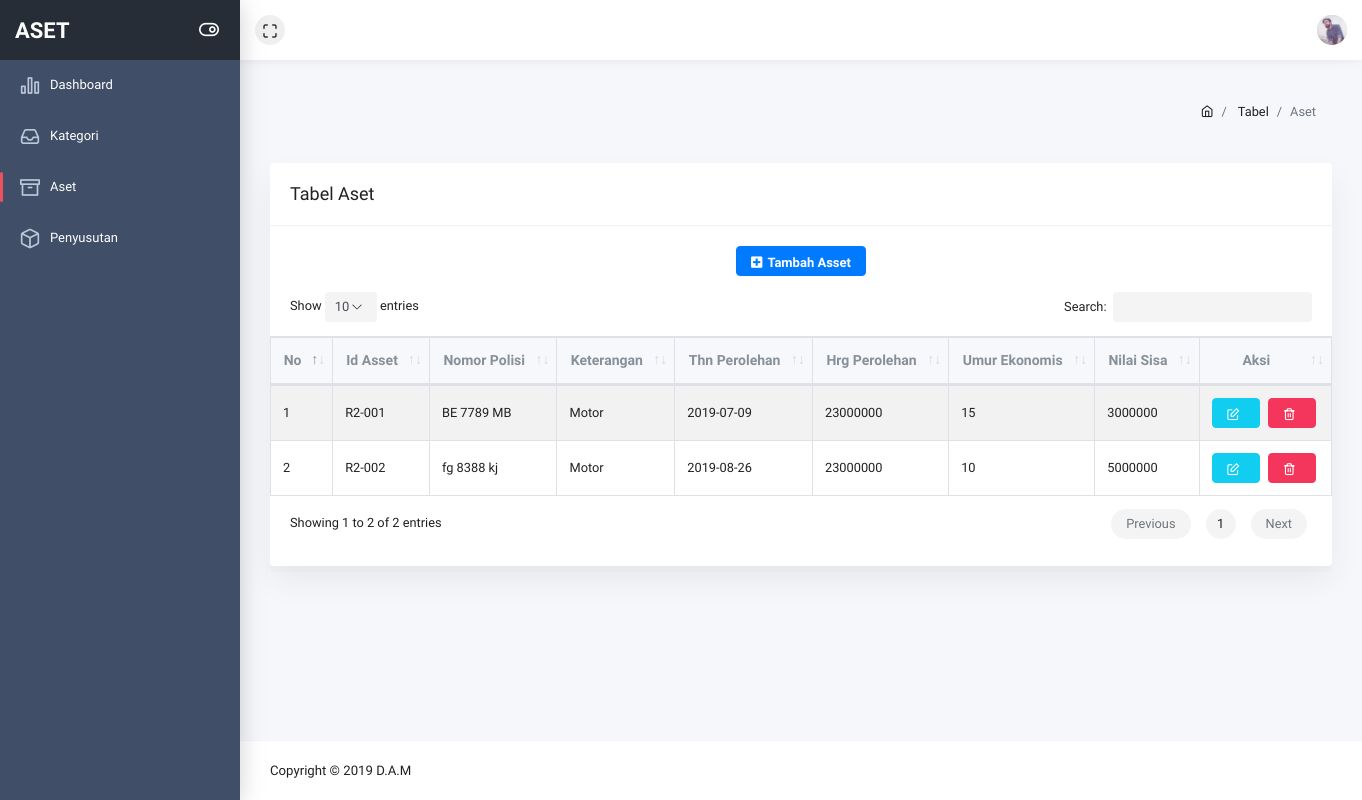
Page /pages/table-aset.php on the earlier database version.
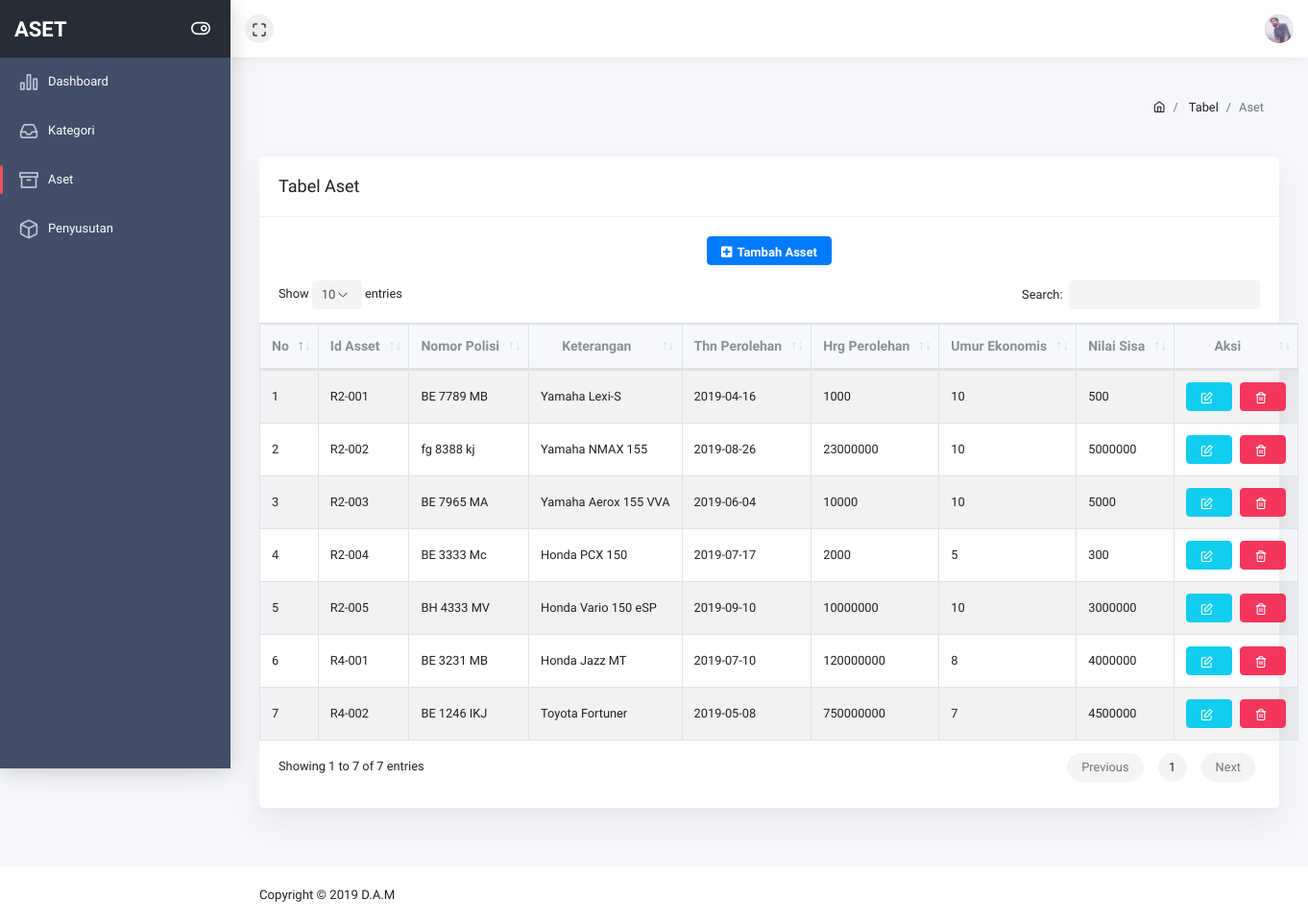
Same page on the later database version.
### tables this page shows
CREATE TABLE `tb_asset` (
  `id_asset` varchar(18) NOT NULL,
  `nopol` varchar(25) NOT NULL,
  `kete_aset` varchar(25) NOT NULL,
  `tgl_perolehan` date NOT NULL,
  `hrg_baku` int(12) NOT NULL,
  `umur_ekonomis` int(12) NOT NULL,
  `nilai_sisa` int(12) NOT NULL,
  `nilai_susut` int(128) NOT NULL,
  `kategori` varchar(18) NOT NULL
);

### base_url.php (called while the page is built)
<?php
function pathUrl($dir = __DIR__){
    $root = "";
    $dir = str_replace('\\', '/', realpath($dir));
    $root .= !empty($_SERVER['HTTPS']) ? 'https' : 'http';
    $root .= '://' . $_SERVER['HTTP_HOST'];
    if(!empty($_SERVER['CONTEXT_PREFIX'])) {
        $root .= $_SERVER['CONTEXT_PREFIX'];
        $root .= substr($dir, strlen($_SERVER[ 'CONTEXT_DOCUMENT_ROOT' ]));
    } else {
        $root .= substr($dir, strlen($_SERVER[ 'DOCUMENT_ROOT' ]));
    }
    $root .= '/';
    return $root;
}
$base_url = pathUrl();
?>

### pages/table-aset.php (the view, shortened to what this page needs)
<?php
include_once "../base_url.php";
?>
<!doctype html>
<html class="no-js" lang="en">
    <head>
        <link rel="stylesheet" href="<?php echo $base_url ?>assets/plugins/bootstrap/dist/css/bootstrap.min.css">
        <link rel="stylesheet" href="<?php echo $base_url ?>assets/plugins/fontawesome-free/css/all.min.css">
        <link rel="stylesheet" href="<?php echo $base_url ?>assets/plugins/ionicons/dist/css/ionicons.min.css">
        <link rel="stylesheet" href="<?php echo $base_url ?>assets/plugins/icon-kit/dist/css/iconkit.min.css">
        <link rel="stylesheet" href="<?php echo $base_url ?>assets/plugins/perfect-scrollbar/css/perfect-scrollbar.css">
        <link rel="stylesheet" href="<?php echo $base_url ?>assets/plugins/datatables.net-bs4/css/dataTables.bootstrap4.min.css">
        <link rel="stylesheet" href="<?php echo $base_url ?>assets/dist/css/theme.min.css">
    </head>
    <body>
        <div class="wrapper">
            <header class="header-top" header-theme="light">
                <div class="container-fluid">
                    <div class="d-flex justify-content-between">
                        <div class="top-menu d-flex align-items-center">
                            <button type="button" id="navbar-fullscreen" class="nav-link"><i class="ik ik-maximize"></i></button>
                        </div>
                        <div class="top-menu d-flex align-items-center">
                            <div class="dropdown">
                                <a class="dropdown-toggle" href="#" id="userDropdown" role="button" data-toggle="dropdown" aria-haspopup="true" aria-expanded="false"><img class="avatar" src="<?php echo $base_url ?>assets/img/user.jpg" alt=""></a>
                            </div>
                        </div>
                    </div>
                </div>
            </header>
            <div class="page-wrap">
                <div class="app-sidebar colored">
                    <div class="sidebar-header">
                        <a class="header-brand">
                            <span class="text">ASET</span>
                        </a>
                        <button type="button" class="nav-toggle"><i data-toggle="expanded" class="ik ik-toggle-right toggle-icon"></i></button>
                    </div>
                    <div class="sidebar-content">
                        <div class="nav-container">
                            <nav id="main-menu-navigation" class="navigation-main">
                                <div class="nav-item">
                                    <a href="dash_admin.php"><i class="ik ik-bar-chart-2"></i><span>Dashboard</span></a>
                                </div>
                                <div class="nav-item">
                                    <a href="table-kategori.php"><i class="ik ik-inbox"></i><span>Kategori</span></a>
                                </div>
                                <div class="nav-item active">
                                    <a href="table-aset.php"><i class="ik ik-archive"></i><span>Aset</span></a>
                                </div>
                                <div class="nav-item">
                                    <a href="table-penyusutan.php"><i class="ik ik-box"></i><span>Penyusutan</span></a>
                                </div>
                            </nav>
                        </div>
                    </div>
                </div>
                <div class="main-content">
                    <div class="container-fluid">
                        <div class="page-header">
                            <div class="row align-items-end">
                                <div class="col-lg-8"></div>
                                <div class="col-lg-4">
                                    <nav class="breadcrumb-container" aria-label="breadcrumb">
                                        <ol class="breadcrumb">
                                            <li class="breadcrumb-item">
                                                <a href="<?php echo $base_url ?>dash_admin.php"><i class="ik ik-home"></i></a>
                                            </li>
                                            <li class="breadcrumb-item">
                                                <a href="#">Tabel</a>
                                            </li>
                                            <li class="breadcrumb-item active" aria-current="page">Aset</li>
                                        </ol>
                                    </nav>
                                </div>
                            </div>
                        </div>
                        <div class="row">
                            <div class="col-sm-12">
                                <div class="card">
                                    <div class="card-header d-block">
                                        <h3>Tabel Aset</h3>
                                    </div>
                                    <div class="card-body">
                                        <div class="text-center">
                                            <button type='button' class='btn btn-primary ' data-toggle='modal' data-target='#tambah_asset' ><i class="fa fa-plus-square" aria-hidden="true"></i>Tambah Asset
                                            </button>
                                        </div>
                                        <div class="dt-responsive">
                                            <table id="simpletable" class="table table-striped table-bordered nowrap">
                                            <ul></ul>
                                        <thead>
                                        <tr>
                                            <th class="text-center">No</th>
                                            <th class="text-center">Id Asset</th>
                                            <th class="text-center">Nomor Polisi</th>
                                            <th class="text-center">Keterangan</th>
                                            <th class="text-center">Thn Perolehan</th>
                                            <th class="text-center">Hrg Perolehan</th>
                                            <th class="text-center">Umur Ekonomis</th>
                                            <th class="text-center">Nilai Sisa</th>
                                            <th class="text-center">Aksi</th>
                                        </tr>
                                        </thead>
                                        <tbody>
                                            <?php
                                                include '../config/config.php';
                                                $aset = mysqli_query($mysqli,"SELECT * FROM tb_asset");
                                                $no = 1;
                                                if($aset){
                                                    while($row = mysqli_fetch_array($aset))
                                                    {
                                                        echo "<tr>
                                                        <td>".$no++."</td>
                                                        <td>".$row['id_asset']."</td>
                                                        <td>".$row['nopol']."</td>
                                                        <td>".$row['kete_aset']."</td>
                                                        <td>".$row['tgl_perolehan']."</td>
                                                        <td>".$row['hrg_baku']."</td>
                                                        <td>".$row['umur_ekonomis']."</td>
                                                        <td>".$row['nilai_sisa']."</td>
                                                        <td>
                                                        <form method='post' action='".$base_url."controller/delete_asset.php'>
                                                        <button type='button' class='btn btn-info' style='margin-right: 5px;' data-toggle='modal' data-target='#edit_asset' data-id=".$row['id_asset']."><i class='ik ik-edit'></i></i>
                                                        </button>
                                                        <button type'button' class='btn btn-danger' name='hapus'><i class='ik ik-trash-2'></i>
                                                        <input type='hidden' name='id' value=".$row['id_asset']."></button>
                                                        </form>
                                                    </td>
                                                    </tr>";
                                                    }
                                                }
                                            ?>
                                        </tbody>
                                    </table>
                            </div>
                        </div>
                    </div>
                            </div>
                        </div>
                    </div>
                </div>
                <footer class="footer">
                    <div class="w-100 clearfix">
                        <span class="text-center text-sm-left d-md-inline-block">Copyright © 2019 D.A.M</span>
                    </div>
                </footer>
            </div>
        </div>
    </body>
</html>

Differences in the rows shown:
changed tb_asset "BE 7789 MB": kete_aset "Motor" → "Yamaha Lexi-S"; tgl_perolehan "2019-07-09" → "2019-04-16"; hrg_baku "23000000" → "1000"; umur_ekonomis "15" → "10"; nilai_sisa "3000000" → "500"
changed tb_asset "fg 8388 kj": kete_aset "Motor" → "Yamaha NMAX 155"
added tb_asset: id_asset "R2-003", nopol "BE 7965 MA", kete_aset "Yamaha Aerox 155 VVA", tgl_perolehan "2019-06-04", hrg_baku "10000", umur_ekonomis "10", nilai_sisa "5000"
added tb_asset: id_asset "R2-004", nopol "BE 3333 Mc", kete_aset "Honda PCX 150", tgl_perolehan "2019-07-17", hrg_baku "2000", umur_ekonomis "5", nilai_sisa "300"
added tb_asset: id_asset "R2-005", nopol "BH 4333 MV", kete_aset "Honda Vario 150 eSP", tgl_perolehan "2019-09-10", hrg_baku "10000000", umur_ekonomis "10", nilai_sisa "3000000"
added tb_asset: id_asset "R4-001", nopol "BE 3231 MB", kete_aset "Honda Jazz MT", tgl_perolehan "2019-07-10", hrg_baku "120000000", umur_ekonomis "8", nilai_sisa "4000000"
added tb_asset: id_asset "R4-002", nopol "BE 1246 IKJ", kete_aset "Toyota Fortuner", tgl_perolehan "2019-05-08", hrg_baku "750000000", umur_ekonomis "7", nilai_sisa "4500000"
Other differences:
text written by a page script: "Show entries Search: Showing 1 to 2 of 2 entries Previous 1 Next" → "Show entries Search: Showing 1 to 7 of 7 entries Previous 1 Next"
